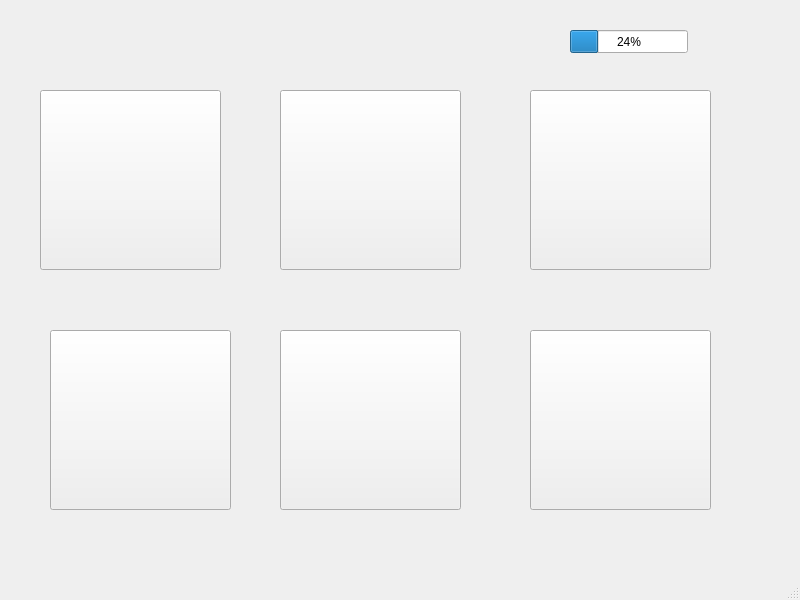
<?xml version="1.0" encoding="UTF-8"?>
<ui version="4.0">
 <class>MainWindow</class>
 <widget class="QMainWindow" name="MainWindow">
  <property name="geometry">
   <rect>
    <x>0</x>
    <y>0</y>
    <width>800</width>
    <height>600</height>
   </rect>
  </property>
  <property name="minimumSize">
   <size>
    <width>700</width>
    <height>450</height>
   </size>
  </property>
  <property name="windowTitle">
   <string>MainWindow</string>
  </property>
  <widget class="QWidget" name="centralwidget">
   <widget class="QPushButton" name="Nauka">
    <property name="enabled">
     <bool>true</bool>
    </property>
    <property name="geometry">
     <rect>
      <x>40</x>
      <y>90</y>
      <width>181</width>
      <height>180</height>
     </rect>
    </property>
    <property name="minimumSize">
     <size>
      <width>180</width>
      <height>160</height>
     </size>
    </property>
    <property name="text">
     <string/>
    </property>
    <property name="iconSize">
     <size>
      <width>180</width>
      <height>180</height>
     </size>
    </property>
   </widget>
   <widget class="QPushButton" name="egzamin">
    <property name="enabled">
     <bool>true</bool>
    </property>
    <property name="geometry">
     <rect>
      <x>280</x>
      <y>90</y>
      <width>181</width>
      <height>180</height>
     </rect>
    </property>
    <property name="minimumSize">
     <size>
      <width>180</width>
      <height>160</height>
     </size>
    </property>
    <property name="text">
     <string/>
    </property>
    <property name="iconSize">
     <size>
      <width>180</width>
      <height>180</height>
     </size>
    </property>
   </widget>
   <widget class="QPushButton" name="skrzyzowania">
    <property name="enabled">
     <bool>true</bool>
    </property>
    <property name="geometry">
     <rect>
      <x>530</x>
      <y>90</y>
      <width>181</width>
      <height>180</height>
     </rect>
    </property>
    <property name="minimumSize">
     <size>
      <width>180</width>
      <height>160</height>
     </size>
    </property>
    <property name="text">
     <string/>
    </property>
    <property name="iconSize">
     <size>
      <width>180</width>
      <height>180</height>
     </size>
    </property>
   </widget>
   <widget class="QPushButton" name="Dodatki">
    <property name="enabled">
     <bool>true</bool>
    </property>
    <property name="geometry">
     <rect>
      <x>50</x>
      <y>330</y>
      <width>181</width>
      <height>180</height>
     </rect>
    </property>
    <property name="minimumSize">
     <size>
      <width>180</width>
      <height>160</height>
     </size>
    </property>
    <property name="text">
     <string/>
    </property>
    <property name="iconSize">
     <size>
      <width>180</width>
      <height>180</height>
     </size>
    </property>
   </widget>
   <widget class="QPushButton" name="zrodla">
    <property name="enabled">
     <bool>true</bool>
    </property>
    <property name="geometry">
     <rect>
      <x>280</x>
      <y>330</y>
      <width>181</width>
      <height>180</height>
     </rect>
    </property>
    <property name="minimumSize">
     <size>
      <width>180</width>
      <height>160</height>
     </size>
    </property>
    <property name="text">
     <string/>
    </property>
    <property name="iconSize">
     <size>
      <width>180</width>
      <height>180</height>
     </size>
    </property>
   </widget>
   <widget class="QPushButton" name="zakoncz">
    <property name="enabled">
     <bool>true</bool>
    </property>
    <property name="geometry">
     <rect>
      <x>530</x>
      <y>330</y>
      <width>181</width>
      <height>180</height>
     </rect>
    </property>
    <property name="minimumSize">
     <size>
      <width>180</width>
      <height>160</height>
     </size>
    </property>
    <property name="text">
     <string/>
    </property>
    <property name="iconSize">
     <size>
      <width>180</width>
      <height>180</height>
     </size>
    </property>
   </widget>
   <widget class="QProgressBar" name="progressBar">
    <property name="geometry">
     <rect>
      <x>570</x>
      <y>30</y>
      <width>118</width>
      <height>23</height>
     </rect>
    </property>
    <property name="value">
     <number>24</number>
    </property>
   </widget>
  </widget>
  <widget class="QMenuBar" name="menubar">
   <property name="geometry">
    <rect>
     <x>0</x>
     <y>0</y>
     <width>800</width>
     <height>21</height>
    </rect>
   </property>
  </widget>
  <widget class="QStatusBar" name="statusbar"/>
 </widget>
 <resources/>
 <connections/>
</ui>
